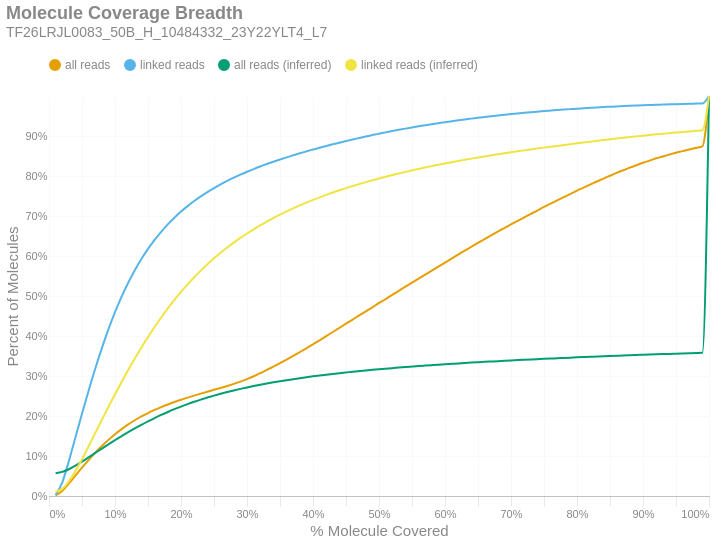

Source (notebook cell):
### Markdown cell above
### Molecule Read Coverage
This chart shows molecule coverage breadth as computed by the number of bases aligned to that molecule. In other words, "*how much of each unique long molecule is actually sequenced/aligned?*" Keep in mind there is a distinction between sequences and alignments, since some sequences belonging to a particular molecule may not align well and wouldn't appear in the alignment data. This chart also shows molecule coverage breadth as computed by the *inferred fragment* from which the aligned sequences originate. Unlike read coverage, this calculation takes into account the total insert size, including unsequenced gaps between the forward and reverse reads. Like the previous figures, these are cumulative percents.

### Code cell
if SKIPLR:
    print_html(f"Skipped")
else:
    binned_df = consolidated_hist(valids['coverage_bp'], mask, 0.01, True)
    binned_df_inf = consolidated_hist(valids['coverage_inserts'], mask, 0.01, True)
    binned_df = binned_df.with_columns(pl.lit(binned_df_inf['all reads (cumsum)']).alias('all reads (inferred)'))
    binned_df = binned_df.with_columns(pl.lit(binned_df_inf['linked reads (cumsum)']).alias('linked reads (inferred)'))
    binned_df = binned_df.with_columns(
        (pl.col('bin').cast(pl.Float64) + 0.01).alias('right_edge')
    )

    with SafeRender(binned_df):
        (
            density_plot(binned_df, 'Molecule Coverage Breadth', samplename, 'molcov', ['all reads (inferred)','linked reads (inferred)'])
            .encode(
                #x=alt.X('bin:Q', title="% Molecule Covered").axis(format = '%').scale(padding=0),
                x=alt.X('right_edge:Q', title="% Molecule Covered").axis(format='%').scale(padding=0),
                y=alt.Y('value:Q', title='Percent of Molecules')
                    .axis(format='%')
                    .stack(False)
                    .scale(domainMin=0, padding=0),
                color=alt.Color("key:N").scale(domain = ["all reads", "linked reads", "all reads (inferred)", "linked reads (inferred)"]),
                tooltip = [
                    alt.Tooltip("key:N", title = "Data Type"),
                    alt.Tooltip("range_label:N", title="% Molecule Covered"),
                    alt.Tooltip("value:Q", format = ".2%", title="% Molecules")
                ]
            )
        ).display()

### Figure 1 — Vega-Lite specification as saved in the notebook (floating-point values rounded to 4 significant figures)
{"width": "container", "height": 400, "config": {"title": {"anchor": "start", "dy": -15, "fontSize": 18, "color": "#888888", "subtitleColor": "#888888", "subtitleFontSize": 14}, "arc": {"fill": "#0072B2"}, "axis": {"domainColor": "#888888", "domainWidth": 0.5, "gridWidth": 0.2, "grid": false, "titleFontWeight": 400, "titleFontSize": 15, "labelFontSize": 11, "labelColor": "#888888", "tickColor": "#888888", "tickWidth": 0.2, "titleColor": "#888888"}, "axisBand": {"grid": false}, "axisX": {"grid": true, "tickSize": 10, "domainCap": "round"}, "axisY": {"domain": false, "grid": true, "tickSize": 0, "domainCap": "round"}, "background": "transparent", "header": {"labelFontSize": 15, "labelColor": "#888888", "titleFontSize": 15, "titleFontWeight": 600, "titleColor": "#888888"}, "legend": {"labelFont": "sans-serif", "labelFontSize": 12, "labelColor": "#888888", "symbolSize": 100, "symbolType": "circle", "titleFontSize": 12, "titlePadding": 10, "titleColor": "#888888", "title": null, "orient": "top"}, "range": {"category": ["#E69F00", "#56B4E9", "#009E73", "#F0E442", "#0072B2", "#D55E00", "#CC79A7", "#000000"], "diverging": ["#cfe8f3", "#a2d4ec", "#73bfe2", "#46abdb", "#1696d2", "#12719e"]}, "area": {"fill": "#0072B2", "fillOpacity": 0.7, "line": true, "strokeOpacity": 0.7}, "line": {"color": "#0072B2", "stroke": "#0072B2", "strokeWidth": 2}, "trail": {"color": "#0072B2", "stroke": "#0072B2", "strokeWidth": 0, "size": 1}, "point": {"filled": true, "fillOpacity": 1.0, "size": 95}, "text": {"color": "#888888", "fontSize": 11, "align": "right", "fontWeight": 400, "size": 11}, "bar": {"fill": "#0072B2", "stroke": null}, "view": {"stroke": null, "continuousWidth": 660, "continuousHeight": 400}}, "data": {"name": "data-ca17b84cbc2e93da238caa1b5f08be18"}, "mark": {"type": "line", "interpolate": "monotone", "point": {"opacity": 0, "size": 275}}, "encoding": {"color": {"field": "key", "scale": {"domain": ["all reads", "linked reads", "all reads (inferred)", "linked reads (inferred)"]}, "type": "nominal"}, "tooltip": [{"field": "key", "title": "Data Type", "type": "nominal"}, {"field": "range_label", "title": "% Molecule Covered", "type": "nominal"}, {"field": "value", "format": ".2%", "title": "% Molecules", "type": "quantitative"}], "x": {"axis": {"format": "%"}, "field": "right_edge", "scale": {"padding": 0}, "title": "% Molecule Covered", "type": "quantitative"}, "y": {"axis": {"format": "%"}, "field": "value", "scale": {"domainMin": 0, "padding": 0}, "stack": false, "title": "Percent of Molecules", "type": "quantitative"}}, "params": [{"name": "param_c36ac31b6afebe62", "select": {"type": "point", "fields": ["key"]}, "bind": "legend"}], "title": {"text": "Molecule Coverage Breadth", "subtitle": "TF26LRJL0083_50B_H_10484332_23Y22YLT4_L7"}, "transform": [{"fold": ["all reads (cumsum)", "linked reads (cumsum)", "all reads (inferred)", "linked reads (inferred)"]}, {"calculate": "replace(datum.key, ' (cumsum)', '')", "as": "key"}, {"filter": {"param": "param_c36ac31b6afebe62"}}], "usermeta": {"embedOptions": {"downloadFileName": "TF26LRJL0083_50B_H_10484332_23Y22YLT4_L7.molcov"}}, "$schema": "https://vega.github.io/schema/vega-lite/v6.4.1.json", "datasets": {"data-ca17b84cbc2e93da238caa1b5f08be18": [{"bin": "0.0", "interval": "0.0-0.01", "all reads": 0.001259, "linked reads": 0.002387, "all reads (cumsum)": 0.001259, "linked reads (cumsum)": 0.002387, "range_label": "0.0-0.01", "all reads (inferred)": 0.0571, "linked reads (inferred)": 0.01034, "right_edge": 0.01}, {"bin": "0.01", "interval": "0.01-0.02", "all reads": 0.01148, "linked reads": 0.03112, "all reads (cumsum)": 0.01274, "linked reads (cumsum)": 0.03351, "range_label": "0.01-0.02", "all reads (inferred)": 0.06022, "linked reads (inferred)": 0.01772, "right_edge": 0.02}, {"bin": "0.02", "interval": "0.02-0.03", "all reads": 0.01842, "linked reads": 0.05318, "all reads (cumsum)": 0.03116, "linked reads (cumsum)": 0.08669, "range_label": "0.02-0.03", "all reads (inferred)": 0.06685, "linked reads (inferred)": 0.03618, "right_edge": 0.03}, {"bin": "0.03", "interval": "0.03-0.04", "all reads": 0.01994, "linked reads": 0.05946, "all reads (cumsum)": 0.0511, "linked reads (cumsum)": 0.1462, "range_label": "0.03-0.04", "all reads (inferred)": 0.07579, "linked reads (inferred)": 0.06218, "right_edge": 0.04}, {"bin": "0.04", "interval": "0.04-0.05", "all reads": 0.01976, "linked reads": 0.05945, "all reads (cumsum)": 0.07086, "linked reads (cumsum)": 0.2056, "range_label": "0.04-0.05", "all reads (inferred)": 0.08593, "linked reads (inferred)": 0.09209, "right_edge": 0.05}, {"bin": "0.05", "interval": "0.05-0.06", "all reads": 0.01903, "linked reads": 0.05761, "all reads (cumsum)": 0.0899, "linked reads (cumsum)": 0.2632, "range_label": "0.05-0.06", "all reads (inferred)": 0.09667, "linked reads (inferred)": 0.1242, "right_edge": 0.06}, {"bin": "0.06", "interval": "0.06-0.07", "all reads": 0.01808, "linked reads": 0.05491, "all reads (cumsum)": 0.108, "linked reads (cumsum)": 0.3181, "range_label": "0.06-0.07", "all reads (inferred)": 0.1076, "linked reads (inferred)": 0.1571, "right_edge": 0.07}, {"bin": "0.07", "interval": "0.07-0.08", "all reads": 0.01681, "linked reads": 0.05111, "all reads (cumsum)": 0.1248, "linked reads (cumsum)": 0.3692, "range_label": "0.07-0.08", "all reads (inferred)": 0.1185, "linked reads (inferred)": 0.1899, "right_edge": 0.08}, {"bin": "0.08", "interval": "0.08-0.09", "all reads": 0.01552, "linked reads": 0.04719, "all reads (cumsum)": 0.1403, "linked reads (cumsum)": 0.4164, "range_label": "0.08-0.09", "all reads (inferred)": 0.1292, "linked reads (inferred)": 0.2224, "right_edge": 0.09}, {"bin": "0.09", "interval": "0.09-0.1", "all reads": 0.01417, "linked reads": 0.04306, "all reads (cumsum)": 0.1545, "linked reads (cumsum)": 0.4595, "range_label": "0.09-0.1", "all reads (inferred)": 0.1397, "linked reads (inferred)": 0.2542, "right_edge": 0.1}, {"bin": "0.1", "interval": "0.1-0.11", "all reads": 0.0128, "linked reads": 0.03878, "all reads (cumsum)": 0.1673, "linked reads (cumsum)": 0.4983, "range_label": "0.1-0.11", "all reads (inferred)": 0.1498, "linked reads (inferred)": 0.2851, "right_edge": 0.11}, {"bin": "0.11", "interval": "0.11-0.12", "all reads": 0.01158, "linked reads": 0.03493, "all reads (cumsum)": 0.1789, "linked reads (cumsum)": 0.5332, "range_label": "0.11-0.12", "all reads (inferred)": 0.1596, "linked reads (inferred)": 0.315, "right_edge": 0.12}, {"bin": "0.12", "interval": "0.12-0.13", "all reads": 0.01049, "linked reads": 0.03142, "all reads (cumsum)": 0.1894, "linked reads (cumsum)": 0.5646, "range_label": "0.12-0.13", "all reads (inferred)": 0.1691, "linked reads (inferred)": 0.3437, "right_edge": 0.13}, {"bin": "0.13", "interval": "0.13-0.14", "all reads": 0.009461, "linked reads": 0.02813, "all reads (cumsum)": 0.1988, "linked reads (cumsum)": 0.5927, "range_label": "0.13-0.14", "all reads (inferred)": 0.1781, "linked reads (inferred)": 0.3712, "right_edge": 0.14}, {"bin": "0.14", "interval": "0.14-0.15", "all reads": 0.008518, "linked reads": 0.02497, "all reads (cumsum)": 0.2073, "linked reads (cumsum)": 0.6177, "range_label": "0.14-0.15", "all reads (inferred)": 0.1867, "linked reads (inferred)": 0.3976, "right_edge": 0.15}, {"bin": "0.15", "interval": "0.15-0.16", "all reads": 0.007785, "linked reads": 0.02255, "all reads (cumsum)": 0.2151, "linked reads (cumsum)": 0.6403, "range_label": "0.15-0.16", "all reads (inferred)": 0.1949, "linked reads (inferred)": 0.4225, "right_edge": 0.16}, {"bin": "0.16", "interval": "0.16-0.17", "all reads": 0.007116, "linked reads": 0.0203, "all reads (cumsum)": 0.2222, "linked reads (cumsum)": 0.6606, "range_label": "0.16-0.17", "all reads (inferred)": 0.2027, "linked reads (inferred)": 0.4463, "right_edge": 0.17}, {"bin": "0.17", "interval": "0.17-0.18", "all reads": 0.006578, "linked reads": 0.01838, "all reads (cumsum)": 0.2288, "linked reads (cumsum)": 0.6789, "range_label": "0.17-0.18", "all reads (inferred)": 0.2101, "linked reads (inferred)": 0.4689, "right_edge": 0.18}, {"bin": "0.18", "interval": "0.18-0.19", "all reads": 0.006133, "linked reads": 0.01674, "all reads (cumsum)": 0.2349, "linked reads (cumsum)": 0.6957, "range_label": "0.18-0.19", "all reads (inferred)": 0.217, "linked reads (inferred)": 0.4903, "right_edge": 0.19}, {"bin": "0.19", "interval": "0.19-0.2", "all reads": 0.005775, "linked reads": 0.01534, "all reads (cumsum)": 0.2407, "linked reads (cumsum)": 0.711, "range_label": "0.19-0.2", "all reads (inferred)": 0.2236, "linked reads (inferred)": 0.5103, "right_edge": 0.2}, {"bin": "0.2", "interval": "0.2-0.21", "all reads": 0.005284, "linked reads": 0.01371, "all reads (cumsum)": 0.246, "linked reads (cumsum)": 0.7247, "range_label": "0.2-0.21", "all reads (inferred)": 0.2297, "linked reads (inferred)": 0.529, "right_edge": 0.21}, {"bin": "0.21", "interval": "0.21-0.22", "all reads": 0.005046, "linked reads": 0.01267, "all reads (cumsum)": 0.251, "linked reads (cumsum)": 0.7374, "range_label": "0.21-0.22", "all reads (inferred)": 0.2356, "linked reads (inferred)": 0.5469, "right_edge": 0.22}, {"bin": "0.22", "interval": "0.22-0.23", "all reads": 0.004919, "linked reads": 0.01163, "all reads (cumsum)": 0.256, "linked reads (cumsum)": 0.749, "range_label": "0.22-0.23", "all reads (inferred)": 0.241, "linked reads (inferred)": 0.5635, "right_edge": 0.23}, {"bin": "0.23", "interval": "0.23-0.24", "all reads": 0.004815, "linked reads": 0.01076, "all reads (cumsum)": 0.2608, "linked reads (cumsum)": 0.7598, "range_label": "0.23-0.24", "all reads (inferred)": 0.2462, "linked reads (inferred)": 0.5792, "right_edge": 0.24}, {"bin": "0.24", "interval": "0.24-0.25", "all reads": 0.004729, "linked reads": 0.009897, "all reads (cumsum)": 0.2655, "linked reads (cumsum)": 0.7697, "range_label": "0.24-0.25", "all reads (inferred)": 0.251, "linked reads (inferred)": 0.5941, "right_edge": 0.25}, {"bin": "0.25", "interval": "0.25-0.26", "all reads": 0.004667, "linked reads": 0.009276, "all reads (cumsum)": 0.2702, "linked reads (cumsum)": 0.779, "range_label": "0.25-0.26", "all reads (inferred)": 0.2556, "linked reads (inferred)": 0.608, "right_edge": 0.26}, {"bin": "0.26", "interval": "0.26-0.27", "all reads": 0.004904, "linked reads": 0.008789, "all reads (cumsum)": 0.2751, "linked reads (cumsum)": 0.7877, "range_label": "0.26-0.27", "all reads (inferred)": 0.2599, "linked reads (inferred)": 0.6211, "right_edge": 0.27}, {"bin": "0.27", "interval": "0.27-0.28", "all reads": 0.005219, "linked reads": 0.00802, "all reads (cumsum)": 0.2803, "linked reads (cumsum)": 0.7958, "range_label": "0.27-0.28", "all reads (inferred)": 0.264, "linked reads (inferred)": 0.6335, "right_edge": 0.28}, {"bin": "0.28", "interval": "0.28-0.29", "all reads": 0.005693, "linked reads": 0.007595, "all reads (cumsum)": 0.286, "linked reads (cumsum)": 0.8034, "range_label": "0.28-0.29", "all reads (inferred)": 0.2678, "linked reads (inferred)": 0.6452, "right_edge": 0.29}, {"bin": "0.29", "interval": "0.29-0.3", "all reads": 0.006309, "linked reads": 0.007181, "all reads (cumsum)": 0.2923, "linked reads (cumsum)": 0.8105, "range_label": "0.29-0.3", "all reads (inferred)": 0.2714, "linked reads (inferred)": 0.6562, "right_edge": 0.3}, {"bin": "0.3", "interval": "0.3-0.31", "all reads": 0.007043, "linked reads": 0.006766, "all reads (cumsum)": 0.2993, "linked reads (cumsum)": 0.8173, "range_label": "0.3-0.31", "all reads (inferred)": 0.2749, "linked reads (inferred)": 0.6667, "right_edge": 0.31}, {"bin": "0.31", "interval": "0.31-0.32", "all reads": 0.00766, "linked reads": 0.006497, "all reads (cumsum)": 0.307, "linked reads (cumsum)": 0.8238, "range_label": "0.31-0.32", "all reads (inferred)": 0.2781, "linked reads (inferred)": 0.6766, "right_edge": 0.32}, {"bin": "0.32", "interval": "0.32-0.33", "all reads": 0.008117, "linked reads": 0.00605, "all reads (cumsum)": 0.3151, "linked reads (cumsum)": 0.8299, "range_label": "0.32-0.33", "all reads (inferred)": 0.2812, "linked reads (inferred)": 0.686, "right_edge": 0.33}, {"bin": "0.33", "interval": "0.33-0.34", "all reads": 0.00829, "linked reads": 0.005808, "all reads (cumsum)": 0.3234, "linked reads (cumsum)": 0.8357, "range_label": "0.33-0.34", "all reads (inferred)": 0.2841, "linked reads (inferred)": 0.6949, "right_edge": 0.34}, {"bin": "0.34", "interval": "0.34-0.35", "all reads": 0.008644, "linked reads": 0.005536, "all reads (cumsum)": 0.3321, "linked reads (cumsum)": 0.8412, "range_label": "0.34-0.35", "all reads (inferred)": 0.2869, "linked reads (inferred)": 0.7034, "right_edge": 0.35}, {"bin": "0.35", "interval": "0.35-0.36", "all reads": 0.008991, "linked reads": 0.005356, "all reads (cumsum)": 0.341, "linked reads (cumsum)": 0.8466, "range_label": "0.35-0.36", "all reads (inferred)": 0.2896, "linked reads (inferred)": 0.7114, "right_edge": 0.36}, {"bin": "0.36", "interval": "0.36-0.37", "all reads": 0.009192, "linked reads": 0.005123, "all reads (cumsum)": 0.3502, "linked reads (cumsum)": 0.8517, "range_label": "0.36-0.37", "all reads (inferred)": 0.2921, "linked reads (inferred)": 0.7192, "right_edge": 0.37}, {"bin": "0.37", "interval": "0.37-0.38", "all reads": 0.0094, "linked reads": 0.00504, "all reads (cumsum)": 0.3596, "linked reads (cumsum)": 0.8567, "range_label": "0.37-0.38", "all reads (inferred)": 0.2946, "linked reads (inferred)": 0.7266, "right_edge": 0.38}, {"bin": "0.38", "interval": "0.38-0.39", "all reads": 0.009545, "linked reads": 0.004791, "all reads (cumsum)": 0.3692, "linked reads (cumsum)": 0.8615, "range_label": "0.38-0.39", "all reads (inferred)": 0.2969, "linked reads (inferred)": 0.7336, "right_edge": 0.39}, {"bin": "0.39", "interval": "0.39-0.4", "all reads": 0.009985, "linked reads": 0.00469, "all reads (cumsum)": 0.3792, "linked reads (cumsum)": 0.8662, "range_label": "0.39-0.4", "all reads (inferred)": 0.2991, "linked reads (inferred)": 0.7403, "right_edge": 0.4}, {"bin": "0.4", "interval": "0.4-0.41", "all reads": 0.009978, "linked reads": 0.004356, "all reads (cumsum)": 0.3891, "linked reads (cumsum)": 0.8706, "range_label": "0.4-0.41", "all reads (inferred)": 0.3012, "linked reads (inferred)": 0.7467, "right_edge": 0.41}, {"bin": "0.41", "interval": "0.41-0.42", "all reads": 0.01035, "linked reads": 0.004404, "all reads (cumsum)": 0.3995, "linked reads (cumsum)": 0.875, "range_label": "0.41-0.42", "all reads (inferred)": 0.3032, "linked reads (inferred)": 0.7528, "right_edge": 0.42}, {"bin": "0.42", "interval": "0.42-0.43", "all reads": 0.01053, "linked reads": 0.004232, "all reads (cumsum)": 0.41, "linked reads (cumsum)": 0.8792, "range_label": "0.42-0.43", "all reads (inferred)": 0.3052, "linked reads (inferred)": 0.7587, "right_edge": 0.43}, {"bin": "0.43", "interval": "0.43-0.44", "all reads": 0.01038, "linked reads": 0.004146, "all reads (cumsum)": 0.4204, "linked reads (cumsum)": 0.8833, "range_label": "0.43-0.44", "all reads (inferred)": 0.307, "linked reads (inferred)": 0.7643, "right_edge": 0.44}, {"bin": "0.44", "interval": "0.44-0.45", "all reads": 0.01047, "linked reads": 0.003975, "all reads (cumsum)": 0.4309, "linked reads (cumsum)": 0.8873, "range_label": "0.44-0.45", "all reads (inferred)": 0.3088, "linked reads (inferred)": 0.7697, "right_edge": 0.45}, {"bin": "0.45", "interval": "0.45-0.46", "all reads": 0.01029, "linked reads": 0.003948, "all reads (cumsum)": 0.4412, "linked reads (cumsum)": 0.8913, "range_label": "0.45-0.46", "all reads (inferred)": 0.3106, "linked reads (inferred)": 0.7749, "right_edge": 0.46}, {"bin": "0.46", "interval": "0.46-0.47", "all reads": 0.0102, "linked reads": 0.003761, "all reads (cumsum)": 0.4514, "linked reads (cumsum)": 0.895, "range_label": "0.46-0.47", "all reads (inferred)": 0.3122, "linked reads (inferred)": 0.7799, "right_edge": 0.47}, {"bin": "0.47", "interval": "0.47-0.48", "all reads": 0.01041, "linked reads": 0.003684, "all reads (cumsum)": 0.4618, "linked reads (cumsum)": 0.8987, "range_label": "0.47-0.48", "all reads (inferred)": 0.3138, "linked reads (inferred)": 0.7848, "right_edge": 0.48}, {"bin": "0.48", "interval": "0.48-0.49", "all reads": 0.009993, "linked reads": 0.003564, "all reads (cumsum)": 0.4718, "linked reads (cumsum)": 0.9023, "range_label": "0.48-0.49", "all reads (inferred)": 0.3153, "linked reads (inferred)": 0.7894, "right_edge": 0.49}, {"bin": "0.49", "interval": "0.49-0.5", "all reads": 0.01108, "linked reads": 0.0036, "all reads (cumsum)": 0.4829, "linked reads (cumsum)": 0.9059, "range_label": "0.49-0.5", "all reads (inferred)": 0.3168, "linked reads (inferred)": 0.7939, "right_edge": 0.5}, {"bin": "0.5", "interval": "0.5-0.51", "all reads": 0.009425, "linked reads": 0.00317, "all reads (cumsum)": 0.4923, "linked reads (cumsum)": 0.909, "range_label": "0.5-0.51", "all reads (inferred)": 0.3183, "linked reads (inferred)": 0.7981, "right_edge": 0.51}, {"bin": "0.51", "interval": "0.51-0.52", "all reads": 0.01054, "linked reads": 0.003223, "all reads (cumsum)": 0.5028, "linked reads (cumsum)": 0.9123, "range_label": "0.51-0.52", "all reads (inferred)": 0.3196, "linked reads (inferred)": 0.8023, "right_edge": 0.52}, {"bin": "0.52", "interval": "0.52-0.53", "all reads": 0.01012, "linked reads": 0.003153, "all reads (cumsum)": 0.5129, "linked reads (cumsum)": 0.9154, "range_label": "0.52-0.53", "all reads (inferred)": 0.321, "linked reads (inferred)": 0.8064, "right_edge": 0.53}, {"bin": "0.53", "interval": "0.53-0.54", "all reads": 0.01027, "linked reads": 0.003052, "all reads (cumsum)": 0.5232, "linked reads (cumsum)": 0.9185, "range_label": "0.53-0.54", "all reads (inferred)": 0.3223, "linked reads (inferred)": 0.8103, "right_edge": 0.54}, {"bin": "0.54", "interval": "0.54-0.55", "all reads": 0.01004, "linked reads": 0.002897, "all reads (cumsum)": 0.5332, "linked reads (cumsum)": 0.9214, "range_label": "0.54-0.55", "all reads (inferred)": 0.3236, "linked reads (inferred)": 0.8141, "right_edge": 0.55}, {"bin": "0.55", "interval": "0.55-0.56", "all reads": 0.01023, "linked reads": 0.002813, "all reads (cumsum)": 0.5435, "linked reads (cumsum)": 0.9242, "range_label": "0.55-0.56", "all reads (inferred)": 0.3248, "linked reads (inferred)": 0.8177, "right_edge": 0.56}, {"bin": "0.56", "interval": "0.56-0.57", "all reads": 0.01005, "linked reads": 0.002734, "all reads (cumsum)": 0.5535, "linked reads (cumsum)": 0.9269, "range_label": "0.56-0.57", "all reads (inferred)": 0.326, "linked reads (inferred)": 0.8212, "right_edge": 0.57}, {"bin": "0.57", "interval": "0.57-0.58", "all reads": 0.009854, "linked reads": 0.002623, "all reads (cumsum)": 0.5634, "linked reads (cumsum)": 0.9295, "range_label": "0.57-0.58", "all reads (inferred)": 0.3271, "linked reads (inferred)": 0.8247, "right_edge": 0.58}, {"bin": "0.58", "interval": "0.58-0.59", "all reads": 0.01003, "linked reads": 0.002498, "all reads (cumsum)": 0.5734, "linked reads (cumsum)": 0.932, "range_label": "0.58-0.59", "all reads (inferred)": 0.3283, "linked reads (inferred)": 0.8281, "right_edge": 0.59}, {"bin": "0.59", "interval": "0.59-0.6", "all reads": 0.01019, "linked reads": 0.0025, "all reads (cumsum)": 0.5836, "linked reads (cumsum)": 0.9345, "range_label": "0.59-0.6", "all reads (inferred)": 0.3293, "linked reads (inferred)": 0.8313, "right_edge": 0.6}, {"bin": "0.6", "interval": "0.6-0.61", "all reads": 0.009794, "linked reads": 0.002349, "all reads (cumsum)": 0.5934, "linked reads (cumsum)": 0.9369, "range_label": "0.6-0.61", "all reads (inferred)": 0.3304, "linked reads (inferred)": 0.8344, "right_edge": 0.61}, {"bin": "0.61", "interval": "0.61-0.62", "all reads": 0.01018, "linked reads": 0.002297, "all reads (cumsum)": 0.6036, "linked reads (cumsum)": 0.9392, "range_label": "0.61-0.62", "all reads (inferred)": 0.3315, "linked reads (inferred)": 0.8376, "right_edge": 0.62}, {"bin": "0.62", "interval": "0.62-0.63", "all reads": 0.009769, "linked reads": 0.002207, "all reads (cumsum)": 0.6133, "linked reads (cumsum)": 0.9414, "range_label": "0.62-0.63", "all reads (inferred)": 0.3325, "linked reads (inferred)": 0.8405, "right_edge": 0.63}, {"bin": "0.63", "interval": "0.63-0.64", "all reads": 0.00977, "linked reads": 0.002052, "all reads (cumsum)": 0.6231, "linked reads (cumsum)": 0.9434, "range_label": "0.63-0.64", "all reads (inferred)": 0.3334, "linked reads (inferred)": 0.8434, "right_edge": 0.64}, {"bin": "0.64", "interval": "0.64-0.65", "all reads": 0.009432, "linked reads": 0.002027, "all reads (cumsum)": 0.6325, "linked reads (cumsum)": 0.9455, "range_label": "0.64-0.65", "all reads (inferred)": 0.3344, "linked reads (inferred)": 0.8462, "right_edge": 0.65}, {"bin": "0.65", "interval": "0.65-0.66", "all reads": 0.00981, "linked reads": 0.002071, "all reads (cumsum)": 0.6424, "linked reads (cumsum)": 0.9475, "range_label": "0.65-0.66", "all reads (inferred)": 0.3353, "linked reads (inferred)": 0.849, "right_edge": 0.66}, {"bin": "0.66", "interval": "0.66-0.67", "all reads": 0.009195, "linked reads": 0.001885, "all reads (cumsum)": 0.6516, "linked reads (cumsum)": 0.9494, "range_label": "0.66-0.67", "all reads (inferred)": 0.3362, "linked reads (inferred)": 0.8516, "right_edge": 0.67}, {"bin": "0.67", "interval": "0.67-0.68", "all reads": 0.009348, "linked reads": 0.001897, "all reads (cumsum)": 0.6609, "linked reads (cumsum)": 0.9513, "range_label": "0.67-0.68", "all reads (inferred)": 0.3371, "linked reads (inferred)": 0.8542, "right_edge": 0.68}, {"bin": "0.68", "interval": "0.68-0.69", "all reads": 0.009019, "linked reads": 0.001774, "all reads (cumsum)": 0.6699, "linked reads (cumsum)": 0.9531, "range_label": "0.68-0.69", "all reads (inferred)": 0.338, "linked reads (inferred)": 0.8568, "right_edge": 0.69}, {"bin": "0.69", "interval": "0.69-0.7", "all reads": 0.009112, "linked reads": 0.001649, "all reads (cumsum)": 0.679, "linked reads (cumsum)": 0.9547, "range_label": "0.69-0.7", "all reads (inferred)": 0.3389, "linked reads (inferred)": 0.8592, "right_edge": 0.7}, {"bin": "0.7", "interval": "0.7-0.71", "all reads": 0.008706, "linked reads": 0.001619, "all reads (cumsum)": 0.6877, "linked reads (cumsum)": 0.9564, "range_label": "0.7-0.71", "all reads (inferred)": 0.3397, "linked reads (inferred)": 0.8617, "right_edge": 0.71}, {"bin": "0.71", "interval": "0.71-0.72", "all reads": 0.008675, "linked reads": 0.001546, "all reads (cumsum)": 0.6964, "linked reads (cumsum)": 0.9579, "range_label": "0.71-0.72", "all reads (inferred)": 0.3405, "linked reads (inferred)": 0.864, "right_edge": 0.72}, {"bin": "0.72", "interval": "0.72-0.73", "all reads": 0.008808, "linked reads": 0.001482, "all reads (cumsum)": 0.7052, "linked reads (cumsum)": 0.9594, "range_label": "0.72-0.73", "all reads (inferred)": 0.3413, "linked reads (inferred)": 0.8664, "right_edge": 0.73}, {"bin": "0.73", "interval": "0.73-0.74", "all reads": 0.008484, "linked reads": 0.001443, "all reads (cumsum)": 0.7137, "linked reads (cumsum)": 0.9608, "range_label": "0.73-0.74", "all reads (inferred)": 0.3421, "linked reads (inferred)": 0.8687, "right_edge": 0.74}, {"bin": "0.74", "interval": "0.74-0.75", "all reads": 0.008866, "linked reads": 0.001424, "all reads (cumsum)": 0.7226, "linked reads (cumsum)": 0.9623, "range_label": "0.74-0.75", "all reads (inferred)": 0.3429, "linked reads (inferred)": 0.8709, "right_edge": 0.75}, {"bin": "0.75", "interval": "0.75-0.76", "all reads": 0.008157, "linked reads": 0.001308, "all reads (cumsum)": 0.7307, "linked reads (cumsum)": 0.9636, "range_label": "0.75-0.76", "all reads (inferred)": 0.3437, "linked reads (inferred)": 0.8731, "right_edge": 0.76}, {"bin": "0.76", "interval": "0.76-0.77", "all reads": 0.008305, "linked reads": 0.001271, "all reads (cumsum)": 0.739, "linked reads (cumsum)": 0.9648, "range_label": "0.76-0.77", "all reads (inferred)": 0.3444, "linked reads (inferred)": 0.8752, "right_edge": 0.77}, {"bin": "0.77", "interval": "0.77-0.78", "all reads": 0.008124, "linked reads": 0.001202, "all reads (cumsum)": 0.7472, "linked reads (cumsum)": 0.966, "range_label": "0.77-0.78", "all reads (inferred)": 0.3451, "linked reads (inferred)": 0.8774, "right_edge": 0.78}, {"bin": "0.78", "interval": "0.78-0.79", "all reads": 0.008036, "linked reads": 0.001148, "all reads (cumsum)": 0.7552, "linked reads (cumsum)": 0.9672, "range_label": "0.78-0.79", "all reads (inferred)": 0.3459, "linked reads (inferred)": 0.8795, "right_edge": 0.79}, {"bin": "0.79", "interval": "0.79-0.8", "all reads": 0.008325, "linked reads": 0.001122, "all reads (cumsum)": 0.7635, "linked reads (cumsum)": 0.9683, "range_label": "0.79-0.8", "all reads (inferred)": 0.3466, "linked reads (inferred)": 0.8816, "right_edge": 0.8}, {"bin": "0.8", "interval": "0.8-0.81", "all reads": 0.007493, "linked reads": 0.001005, "all reads (cumsum)": 0.771, "linked reads (cumsum)": 0.9693, "range_label": "0.8-0.81", "all reads (inferred)": 0.3473, "linked reads (inferred)": 0.8837, "right_edge": 0.81}, {"bin": "0.81", "interval": "0.81-0.82", "all reads": 0.007603, "linked reads": 0.001022, "all reads (cumsum)": 0.7786, "linked reads (cumsum)": 0.9703, "range_label": "0.81-0.82", "all reads (inferred)": 0.348, "linked reads (inferred)": 0.8857, "right_edge": 0.82}, {"bin": "0.82", "interval": "0.82-0.83", "all reads": 0.007656, "linked reads": 0.001015, "all reads (cumsum)": 0.7863, "linked reads (cumsum)": 0.9714, "range_label": "0.82-0.83", "all reads (inferred)": 0.3487, "linked reads (inferred)": 0.8877, "right_edge": 0.83}, {"bin": "0.83", "interval": "0.83-0.84", "all reads": 0.007332, "linked reads": 0.0009028, "all reads (cumsum)": 0.7936, "linked reads (cumsum)": 0.9723, "range_label": "0.83-0.84", "all reads (inferred)": 0.3494, "linked reads (inferred)": 0.8897, "right_edge": 0.84}, {"bin": "0.84", "interval": "0.84-0.85", "all reads": 0.007033, "linked reads": 0.000845, "all reads (cumsum)": 0.8006, "linked reads (cumsum)": 0.9731, "range_label": "0.84-0.85", "all reads (inferred)": 0.35, "linked reads (inferred)": 0.8917, "right_edge": 0.85}, {"bin": "0.85", "interval": "0.85-0.86", "all reads": 0.007036, "linked reads": 0.0008429, "all reads (cumsum)": 0.8077, "linked reads (cumsum)": 0.9739, "range_label": "0.85-0.86", "all reads (inferred)": 0.3507, "linked reads (inferred)": 0.8936, "right_edge": 0.86}, {"bin": "0.86", "interval": "0.86-0.87", "all reads": 0.006604, "linked reads": 0.0007821, "all reads (cumsum)": 0.8143, "linked reads (cumsum)": 0.9747, "range_label": "0.86-0.87", "all reads (inferred)": 0.3513, "linked reads (inferred)": 0.8955, "right_edge": 0.87}, {"bin": "0.87", "interval": "0.87-0.88", "all reads": 0.006546, "linked reads": 0.000737, "all reads (cumsum)": 0.8208, "linked reads (cumsum)": 0.9755, "range_label": "0.87-0.88", "all reads (inferred)": 0.3519, "linked reads (inferred)": 0.8973, "right_edge": 0.88}, {"bin": "0.88", "interval": "0.88-0.89", "all reads": 0.006178, "linked reads": 0.0007, "all reads (cumsum)": 0.827, "linked reads (cumsum)": 0.9762, "range_label": "0.88-0.89", "all reads (inferred)": 0.3525, "linked reads (inferred)": 0.8991, "right_edge": 0.89}, {"bin": "0.89", "interval": "0.89-0.9", "all reads": 0.006005, "linked reads": 0.0006687, "all reads (cumsum)": 0.833, "linked reads (cumsum)": 0.9768, "range_label": "0.89-0.9", "all reads (inferred)": 0.3531, "linked reads (inferred)": 0.9008, "right_edge": 0.9}, {"bin": "0.9", "interval": "0.9-0.91", "all reads": 0.005372, "linked reads": 0.0005974, "all reads (cumsum)": 0.8384, "linked reads (cumsum)": 0.9774, "range_label": "0.9-0.91", "all reads (inferred)": 0.3537, "linked reads (inferred)": 0.9025, "right_edge": 0.91}, {"bin": "0.91", "interval": "0.91-0.92", "all reads": 0.005803, "linked reads": 0.0006011, "all reads (cumsum)": 0.8442, "linked reads (cumsum)": 0.978, "range_label": "0.91-0.92", "all reads (inferred)": 0.3542, "linked reads (inferred)": 0.9041, "right_edge": 0.92}, {"bin": "0.92", "interval": "0.92-0.93", "all reads": 0.004645, "linked reads": 0.0005338, "all reads (cumsum)": 0.8488, "linked reads (cumsum)": 0.9786, "range_label": "0.92-0.93", "all reads (inferred)": 0.3548, "linked reads (inferred)": 0.9057, "right_edge": 0.93}, {"bin": "0.93", "interval": "0.93-0.94", "all reads": 0.004753, "linked reads": 0.000544, "all reads (cumsum)": 0.8536, "linked reads (cumsum)": 0.9791, "range_label": "0.93-0.94", "all reads (inferred)": 0.3553, "linked reads (inferred)": 0.9071, "right_edge": 0.94}, {"bin": "0.94", "interval": "0.94-0.95", "all reads": 0.00476, "linked reads": 0.0005276, "all reads (cumsum)": 0.8583, "linked reads (cumsum)": 0.9796, "range_label": "0.94-0.95", "all reads (inferred)": 0.3558, "linked reads (inferred)": 0.9086, "right_edge": 0.95}, {"bin": "0.95", "interval": "0.95-0.96", "all reads": 0.003781, "linked reads": 0.0004771, "all reads (cumsum)": 0.8621, "linked reads (cumsum)": 0.9801, "range_label": "0.95-0.96", "all reads (inferred)": 0.3563, "linked reads (inferred)": 0.91, "right_edge": 0.96}, {"bin": "0.96", "interval": "0.96-0.97", "all reads": 0.004134, "linked reads": 0.0004367, "all reads (cumsum)": 0.8663, "linked reads (cumsum)": 0.9805, "range_label": "0.96-0.97", "all reads (inferred)": 0.3568, "linked reads (inferred)": 0.9115, "right_edge": 0.97}, {"bin": "0.97", "interval": "0.97-0.98", "all reads": 0.00396, "linked reads": 0.0004072, "all reads (cumsum)": 0.8702, "linked reads (cumsum)": 0.981, "range_label": "0.97-0.98", "all reads (inferred)": 0.3573, "linked reads (inferred)": 0.913, "right_edge": 0.98}, {"bin": "0.98", "interval": "0.98-0.99", "all reads": 0.004021, "linked reads": 0.0004062, "all reads (cumsum)": 0.8742, "linked reads (cumsum)": 0.9814, "range_label": "0.98-0.99", "all reads (inferred)": 0.3579, "linked reads (inferred)": 0.9145, "right_edge": 0.99}, {"bin": "0.99", "interval": "0.99-1.0", "all reads": 0.1258, "linked reads": 0.01864, "all reads (cumsum)": 1.0, "linked reads (cumsum)": 1.0, "range_label": "0.99-1.0", "all reads (inferred)": 1.0, "linked reads (inferred)": 1.0, "right_edge": 1.0}]}}
